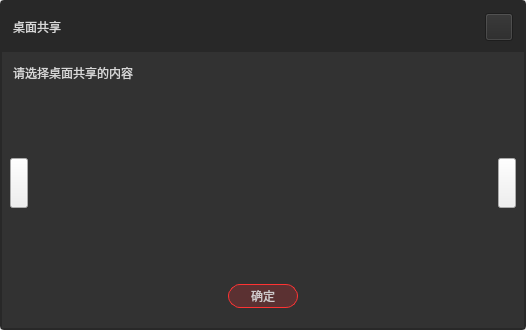
<?xml version="1.0" encoding="UTF-8"?>
<ui version="4.0">
 <class>DesktopShareSelectWdg</class>
 <widget class="QWidget" name="DesktopShareSelectWdg">
  <property name="geometry">
   <rect>
    <x>0</x>
    <y>0</y>
    <width>526</width>
    <height>330</height>
   </rect>
  </property>
  <property name="minimumSize">
   <size>
    <width>526</width>
    <height>305</height>
   </size>
  </property>
  <property name="windowTitle">
   <string>桌面共享</string>
  </property>
  <property name="styleSheet">
   <string notr="true"/>
  </property>
  <layout class="QHBoxLayout" name="horizontalLayout">
   <property name="spacing">
    <number>0</number>
   </property>
   <property name="leftMargin">
    <number>0</number>
   </property>
   <property name="topMargin">
    <number>0</number>
   </property>
   <property name="rightMargin">
    <number>0</number>
   </property>
   <property name="bottomMargin">
    <number>0</number>
   </property>
   <item>
    <widget class="QWidget" name="widget" native="true">
     <property name="styleSheet">
      <string notr="true">QWidget#widget{
background-color: rgba(50, 50, 50);
border: 2px solid rgb(40, 40, 40);
border-radius: 4px;
}</string>
     </property>
     <layout class="QVBoxLayout" name="verticalLayout">
      <property name="spacing">
       <number>0</number>
      </property>
      <property name="leftMargin">
       <number>2</number>
      </property>
      <property name="topMargin">
       <number>2</number>
      </property>
      <property name="rightMargin">
       <number>2</number>
      </property>
      <property name="bottomMargin">
       <number>2</number>
      </property>
      <item>
       <widget class="QWidget" name="widget_2" native="true">
        <property name="styleSheet">
         <string notr="true">background-color: rgb(40, 40, 40);</string>
        </property>
        <layout class="QHBoxLayout" name="horizontalLayout_3">
         <item>
          <widget class="QLabel" name="label">
           <property name="styleSheet">
            <string notr="true">color: rgb(214, 214, 214);
font: 12pt &quot;微软雅黑&quot;;</string>
           </property>
           <property name="text">
            <string>桌面共享</string>
           </property>
          </widget>
         </item>
         <item>
          <spacer name="horizontalSpacer_3">
           <property name="orientation">
            <enum>Qt::Horizontal</enum>
           </property>
           <property name="sizeHint" stdset="0">
            <size>
             <width>350</width>
             <height>20</height>
            </size>
           </property>
          </spacer>
         </item>
         <item>
          <widget class="PushButton" name="pushButton_close">
           <property name="minimumSize">
            <size>
             <width>28</width>
             <height>28</height>
            </size>
           </property>
           <property name="maximumSize">
            <size>
             <width>28</width>
             <height>28</height>
            </size>
           </property>
           <property name="text">
            <string/>
           </property>
          </widget>
         </item>
        </layout>
       </widget>
      </item>
      <item>
       <widget class="QWidget" name="widget_3" native="true">
        <layout class="QHBoxLayout" name="horizontalLayout_4">
         <item>
          <widget class="QLabel" name="label_2">
           <property name="styleSheet">
            <string notr="true">color: rgb(214, 214, 214);</string>
           </property>
           <property name="text">
            <string>请选择桌面共享的内容</string>
           </property>
          </widget>
         </item>
         <item>
          <widget class="QLabel" name="label_tips">
           <property name="minimumSize">
            <size>
             <width>14</width>
             <height>14</height>
            </size>
           </property>
           <property name="maximumSize">
            <size>
             <width>14</width>
             <height>14</height>
            </size>
           </property>
           <property name="styleSheet">
            <string notr="true">border-image: url(:/sysButton/img/sysButton/noiseTips.png);</string>
           </property>
           <property name="text">
            <string/>
           </property>
          </widget>
         </item>
         <item>
          <spacer name="horizontalSpacer_4">
           <property name="orientation">
            <enum>Qt::Horizontal</enum>
           </property>
           <property name="sizeHint" stdset="0">
            <size>
             <width>40</width>
             <height>20</height>
            </size>
           </property>
          </spacer>
         </item>
        </layout>
       </widget>
      </item>
      <item>
       <widget class="QWidget" name="widget_5" native="true">
        <layout class="QHBoxLayout" name="horizontalLayout_5">
         <property name="spacing">
          <number>6</number>
         </property>
         <property name="leftMargin">
          <number>8</number>
         </property>
         <property name="topMargin">
          <number>0</number>
         </property>
         <property name="rightMargin">
          <number>8</number>
         </property>
         <property name="bottomMargin">
          <number>0</number>
         </property>
         <item>
          <widget class="QPushButton" name="pushButton_left">
           <property name="enabled">
            <bool>true</bool>
           </property>
           <property name="minimumSize">
            <size>
             <width>18</width>
             <height>50</height>
            </size>
           </property>
           <property name="maximumSize">
            <size>
             <width>18</width>
             <height>50</height>
            </size>
           </property>
           <property name="styleSheet">
            <string notr="true">QPushButton::disabled{
border-image: url(:/desktopSharing/img/desktopSharing/left_disable.png);
}
QPushButton{
border-image: url(:/desktopSharing/img/desktopSharing/left.png);
}
</string>
           </property>
           <property name="text">
            <string/>
           </property>
          </widget>
         </item>
         <item>
          <widget class="QLabel" name="label_left">
           <property name="minimumSize">
            <size>
             <width>18</width>
             <height>0</height>
            </size>
           </property>
           <property name="maximumSize">
            <size>
             <width>18</width>
             <height>16777215</height>
            </size>
           </property>
           <property name="text">
            <string/>
           </property>
          </widget>
         </item>
         <item>
          <widget class="QListWidget" name="listWidget">
           <property name="minimumSize">
            <size>
             <width>0</width>
             <height>136</height>
            </size>
           </property>
           <property name="maximumSize">
            <size>
             <width>16777215</width>
             <height>136</height>
            </size>
           </property>
           <property name="styleSheet">
            <string notr="true">QListWidget#listWidget{
background-color: rgba(50, 50, 50);
border: 0px;
outline:0px;
}


QListWidget#listWidget::item
{
	border:2px;
	border-radius: 4px;
}

QListWidget#listWidget::item:focus
{
	background-color: rgba(50, 50, 50);
	border-radius: 4px;
	border: 0px;
}

QListWidget#listWidget::item:hover {
	background-color: rgba(50, 50, 50);
	border-radius: 4px;
	border: 0px;
}

QListWidget#listWidget::item:hover {
	background-color: rgba(50, 50, 50);
	border-radius: 4px;
	border: 0px;
}
</string>
           </property>
           <property name="verticalScrollBarPolicy">
            <enum>Qt::ScrollBarAlwaysOff</enum>
           </property>
           <property name="horizontalScrollBarPolicy">
            <enum>Qt::ScrollBarAlwaysOff</enum>
           </property>
           <property name="flow">
            <enum>QListView::LeftToRight</enum>
           </property>
           <property name="spacing">
            <number>4</number>
           </property>
          </widget>
         </item>
         <item>
          <widget class="QLabel" name="label_right">
           <property name="minimumSize">
            <size>
             <width>18</width>
             <height>0</height>
            </size>
           </property>
           <property name="maximumSize">
            <size>
             <width>18</width>
             <height>16777215</height>
            </size>
           </property>
           <property name="text">
            <string/>
           </property>
          </widget>
         </item>
         <item>
          <widget class="QPushButton" name="pushButton_right">
           <property name="minimumSize">
            <size>
             <width>18</width>
             <height>50</height>
            </size>
           </property>
           <property name="maximumSize">
            <size>
             <width>18</width>
             <height>50</height>
            </size>
           </property>
           <property name="styleSheet">
            <string notr="true">QPushButton::disabled{
border-image: url(:/desktopSharing/img/desktopSharing/right_disable.png);
}
QPushButton{
border-image: url(:/desktopSharing/img/desktopSharing/right.png);
}
</string>
           </property>
           <property name="text">
            <string/>
           </property>
          </widget>
         </item>
        </layout>
       </widget>
      </item>
      <item>
       <widget class="QWidget" name="widget_4" native="true">
        <property name="styleSheet">
         <string notr="true">background-color: rgb(50, 50, 50);</string>
        </property>
        <layout class="QHBoxLayout" name="horizontalLayout_2">
         <property name="bottomMargin">
          <number>20</number>
         </property>
         <item>
          <spacer name="horizontalSpacer">
           <property name="orientation">
            <enum>Qt::Horizontal</enum>
           </property>
           <property name="sizeHint" stdset="0">
            <size>
             <width>208</width>
             <height>20</height>
            </size>
           </property>
          </spacer>
         </item>
         <item>
          <widget class="QPushButton" name="pushButton">
           <property name="minimumSize">
            <size>
             <width>70</width>
             <height>24</height>
            </size>
           </property>
           <property name="styleSheet">
            <string notr="true">QPushButton:hover{background-color: rgb(255, 51, 51);border-radius: 12px;color: rgb(255, 235, 235);}
QPushButton{background-color: rgba(255, 45, 52, 51);border: 1px solid rgb(255, 51, 51);border-radius: 12px;color: rgb(208, 202, 203);}</string>
           </property>
           <property name="text">
            <string>确定</string>
           </property>
          </widget>
         </item>
         <item>
          <spacer name="horizontalSpacer_2">
           <property name="orientation">
            <enum>Qt::Horizontal</enum>
           </property>
           <property name="sizeHint" stdset="0">
            <size>
             <width>208</width>
             <height>20</height>
            </size>
           </property>
          </spacer>
         </item>
        </layout>
       </widget>
      </item>
     </layout>
    </widget>
   </item>
  </layout>
 </widget>
 <layoutdefault spacing="6" margin="11"/>
 <customwidgets>
  <customwidget>
   <class>PushButton</class>
   <extends>QPushButton</extends>
   <header>push_button.h</header>
  </customwidget>
 </customwidgets>
 <resources>
  <include location="../../VhallLive/project/VhallLive.qrc"/>
 </resources>
 <connections/>
</ui>
